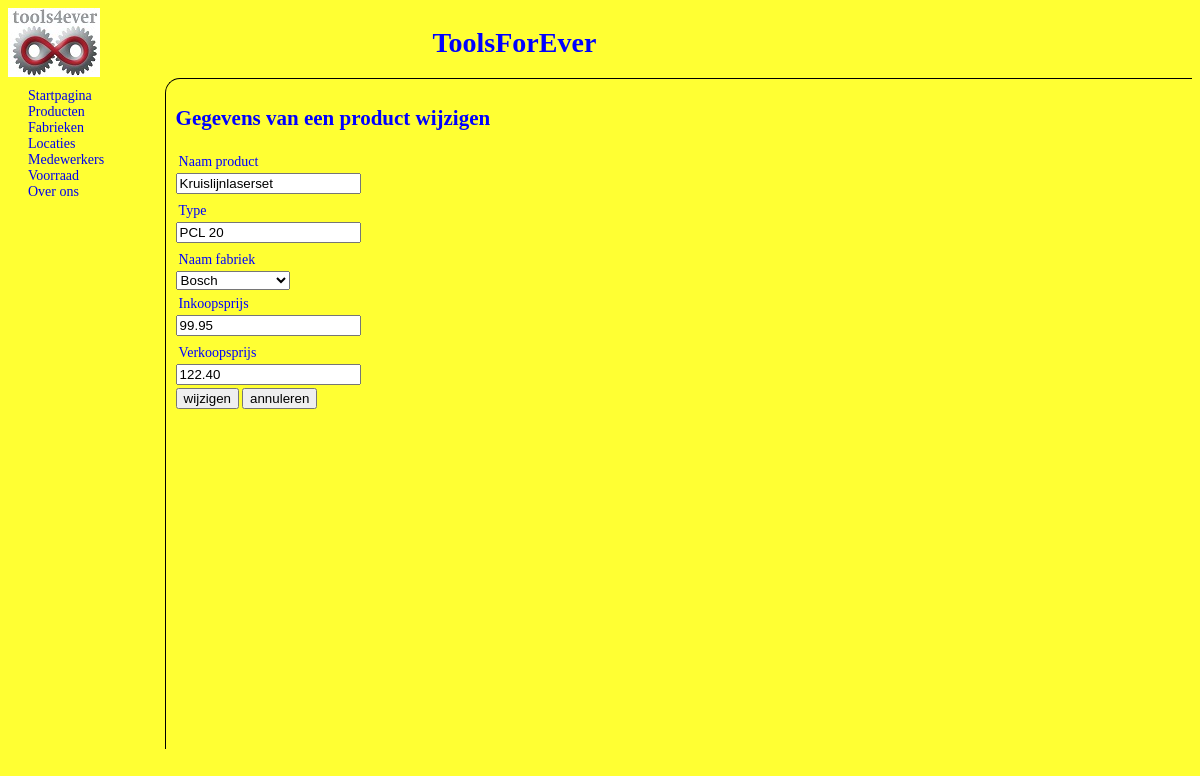
The app's page /intern/artikelwijzigen.php?productcode=PCL20 with its own data.
### tables this page shows
create table artikel (
	productcode varchar(5),
	product varchar(25),
	type varchar(20),
	fabriekscode varchar(5),
	inkoopsprijs decimal(10, 2),
	verkoopsprijs decimal(10,2),
	primary key(productcode),
	foreign key(fabriekscode) references fabriek(fabriekscode)
);

### intern/artikelwijzigen.php (the view, shortened to what this page needs)
<?php include "database.php" ?>
<!DOCTYPE html>
<html>
    <head>
        <link href="../toolsforever.css" rel="stylesheet" type="text/css" media="screen" />
    </head>
    <body>
        <header>
    		<div id="logo"><a href="../index.php"><img src="../afbeeldingen/NewLogo.jpg" /></a></div>
    		<div id="titel"><h1>ToolsForEver</h1></div>
    	</header>
        <div id="wrapper">
        <nav>
    		<a href="../index.php">Startpagina</a>
    		    <?php if ($_SESSION['user']['rights'] == 0) {
      echo '<a href="index.php?prod=1">Producten</a>';
    } ?>
    		<a href="fabrieken.php">Fabrieken</a>
    		<a href="locaties.php">Locaties</a>
    		<a href="medewerkers.php">Medewerkers</a>
            <a href="voorraad.php">Voorraad</a>
    		<a href="../info.php">Over ons</a>
	   </nav>
	   <article>
	<?php
        $stmt=$conn->prepare("SELECT * FROM artikel JOIN fabriek ON artikel.fabriekscode = fabriek.fabriekscode WHERE productcode=:productcode");
        $stmt->bindParam(":productcode",$productcode);
        $stmt->execute();
        $row = $stmt->fetch();
    ?>
            <h1>Gegevens van een product wijzigen</h1>
            <form action="#" method="post">
                <label for="product">Naam product</label>
                <input type="text" name="product" id="product" maxlength="25" value="<?php echo $row['product'];?>" />
                <label for="type">Type</label>
                <input type="text" name="type" id="type" maxlength="20" value="<?php echo $row['type'];?>" />
                <label for="fabriek">Naam fabriek</label>
                <select id="fabriek" name="fabriek">
                <?php
                    $sql = "SELECT * FROM fabriek";
                    $result = $conn->query($sql);
                    foreach($result as $row2) {
                        $selected = ($row['fabriekscode'] == $row2['fabriekscode']) ? 'selected ' : '';
                        echo '<option '.$selected.'value="'.$row2['fabriekscode'].'">'.$row2['fabrieksnaam'].'</option>';
                    }
                ?>
                </select>
                <label for="inkoop">Inkoopsprijs</label>
                <input type="text" name="inkoop" id="inkoop" value="<?php echo $row["inkoopsprijs"];?>" />
                <label for="verkoop">Verkoopsprijs</label>
                <input type="text" name="verkoop" id="verkoop" value="<?php echo $row["verkoopsprijs"];?>" />
                <input type="button" value="wijzigen" onclick="saveData()">
                <input type="button" value= "annuleren" onclick="location.href='../index.php';">
            </form>
        </article>
        </div>
</body>
</html>

### toolsforever.css (style rules this page uses)
html { height: 100%; font-family: "Calibri"; font-size: 14px; color: #0000FF; background: #FFFF33; }
header { float: left; width: 100%; height: 10%; }
img { border: none; }
#logo { float: left; display: inline; width: 8%; width: 92px; height: 67px; }
#titel { margin: auto; text-align: center; width: 70%; float: left; }
label { float: left; width: 100px; }
#wrapper { display: block; float: right; height: 90%; width: 100%; }
nav { float: left; width: 10%; padding: 10px; }
nav a { display: block; margin-left: 10px; margin-right: 20px; text-decoration: none; }
article { display: inline; padding: 10px; float: right; width: 85%; height: 650px; border-left: 1px solid black; border-top: 1px solid black; border-top-left-radius: 15px; }
form { width: 200px; }
form label { width: 150px; margin-top: 3px; display: inline-block; float: left; padding: 3px; }
form input { float: left; margin-bottom: 3px; margin-right: 3px; }

### records on screen
artikel: product "Kruislijnlaserset", type "PCL 20", inkoop "99.95", verkoop "122.40"

### other values on screen
form field fabriek "Bosch"
